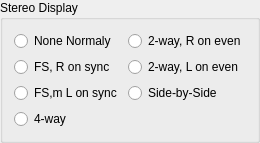
              <widget class="QGroupBox" name="m_pDTimingStereoDisplayGB">
               <property name="title">
                <string>Stereo Display</string>
               </property>
               <layout class="QGridLayout" name="gridLayout_16">
                <item row="0" column="0">
                 <widget class="QRadioButton" name="m_pDTimingNormalyRB">
                  <property name="text">
                   <string>None Normaly</string>
                  </property>
                 </widget>
                </item>
                <item row="0" column="1">
                 <widget class="QRadioButton" name="m_pDTiming2WayRRB">
                  <property name="text">
                   <string>2-way, R on even</string>
                  </property>
                 </widget>
                </item>
                <item row="1" column="0">
                 <widget class="QRadioButton" name="m_pDTimingFSRRB">
                  <property name="text">
                   <string>FS, R on sync</string>
                  </property>
                 </widget>
                </item>
                <item row="1" column="1">
                 <widget class="QRadioButton" name="m_pDTiming2WayLRB">
                  <property name="text">
                   <string>2-way, L on even</string>
                  </property>
                 </widget>
                </item>
                <item row="2" column="0">
                 <widget class="QRadioButton" name="m_pDTimingFSLRB">
                  <property name="text">
                   <string>FS,m L on sync</string>
                  </property>
                 </widget>
                </item>
                <item row="2" column="1">
                 <widget class="QRadioButton" name="m_pDTimingSideBySideRB">
                  <property name="text">
                   <string>Side-by-Side</string>
                  </property>
                 </widget>
                </item>
                <item row="3" column="0">
                 <widget class="QRadioButton" name="m_pDTiming4WayRB">
                  <property name="text">
                   <string>4-way</string>
                  </property>
                 </widget>
                </item>
               </layout>
              </widget>
